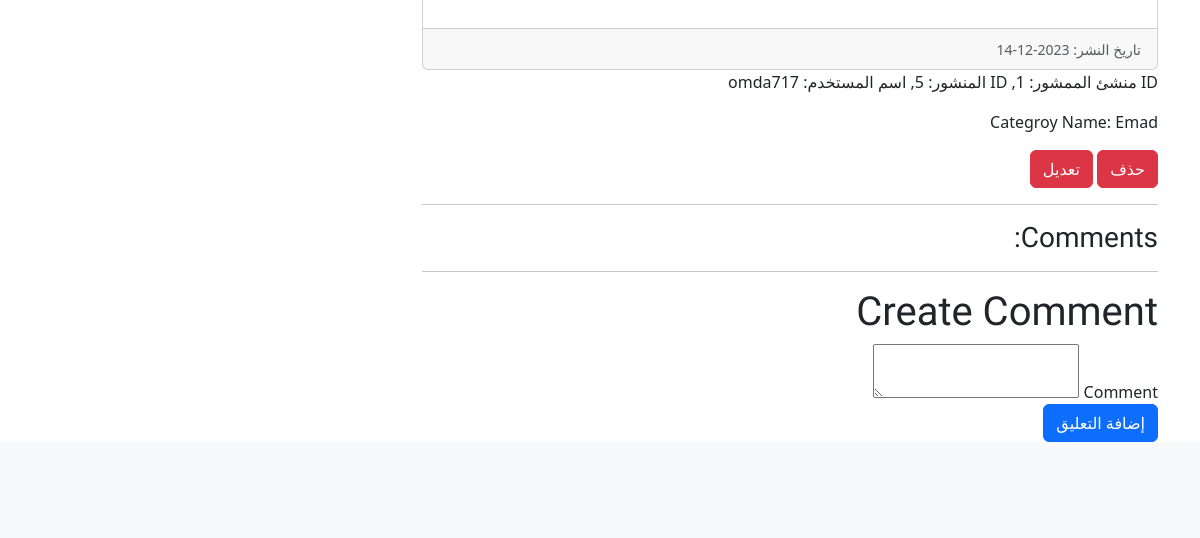
Page /articles/5 (lower part) on the earlier database version.
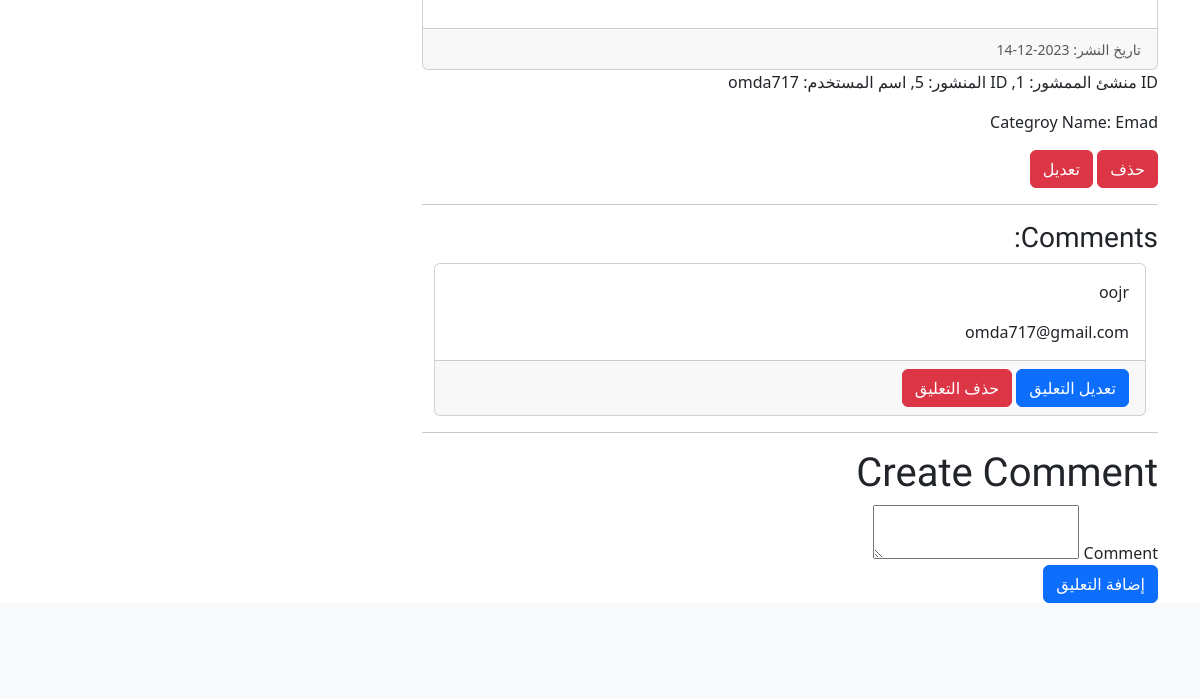
Same page on the later database version.
### app/models.py (models this page shows)
class Comment(db.Model):
    id = db.Column(db.Integer, primary_key=True)
    author = db.Column(db.String(30))
    email = db.Column(db.String(254))
    site = db.Column(db.String(255))
    body = db.Column(db.Text)
    from_admin = db.Column(db.Boolean, default=False)
    reviewed = db.Column(db.Boolean, default=False)
    timestamp = db.Column(db.DateTime, default=datetime.utcnow, index=True)
    replied_id = db.Column(db.Integer, db.ForeignKey("comment.id"))
    post_id = db.Column(db.Integer, db.ForeignKey("post.id"))
    post = db.relationship("Post", back_populates="comments")
    replies = db.relationship(
        "Comment", back_populates="replied", cascade="all, delete-orphan"
    )
    replied = db.relationship("Comment", back_populates="replies", remote_side=[id])

### app/viwes/viwes.py (the view)
@viwe.route("/articles/<int:article_id>", methods=["POST", "GET"])
def article(article_id):
    article = get_article(article_id)
    form = CommentForm()
    if article:
        article.is_read = True
        db.session.commit()
    markdown = mistune.create_markdown(
        plugins=[
            "mark",
            "strikethrough",
            "footnotes",
            "table",
            "url",
            "task_lists",
            "def_list",
            "abbr",
            "insert",
            "superscript",
            "subscript",
            "math",
            "spoiler",
        ]
    )
    text = markdown(article.content)
    count = str(text)
    w = count.split(" ")
    len_text = len(w)
    avarage_read = 270
    read = len_text // avarage_read
    user = get_user(article.user_id)
    return render_template(
        "article.html",
        len_text=len_text,
        user=user,
        article=article,
        text=text,
        form=form,
        read=read,
    )

### app/frames.py
class CommentForm(FlaskForm):
    author = StringField("Name", validators=[DataRequired(), Length(1, 30)])
    email = StringField("Email", validators=[DataRequired(), Email(), Length(1, 254)])
    site = StringField("Site", validators=[Optional(), URL(), Length(0, 255)])
    body = TextAreaField("Comment", validators=[DataRequired()])
    submit = SubmitField()

### app/viwes/viwes.py (called while the page is built)
def get_article(article_id):
    article = Post.query.get(article_id)
    return article

def get_user(user_id):
    user = User.query.get(user_id)
    return user

### app/templates/article.html (shortened to what this page needs)
{% extends "layout.html" %}
{% block content %}
<link rel="stylesheet" href="https://unpkg.com/beautiful-markdown" />
  <div class="container">
    <div class="row">
      <div class="col-md-8">
        <div class="card">
          <div class="card-body ">
          </div>
          <div class="card-footer">
            <small class="text-muted">تاريخ النشر: {{ article.created_at.strftime("%Y-%m-%d") }}</small>
          </div>
        </div>
        <p>ID منشئ الممشور: {{ article.user_id }}, ID المنشور: {{ article.id }}, اسم المستخدم: {{ user.username }}</p>
        <p>Categroy Name: {{ article.category.name }}</p>
        <a href="/delete/{{ article.id }}" class="btn btn-danger">حذف</a>
        <a href="/edit/{{ article.id }}" class="btn btn-danger">تعديل</a>
        <hr>
        <h3>Comments:</h3>
        {% for comment in article.comments %}
          <div class="container">
            <div class="card mb-3">
              <div class="card-body">
                <p class="card-text">{{ comment.body }}</p>
                <p class="card-text">{{ comment.email }}</p>
              </div>
              <div class="card-footer">
                <a class="btn btn-primary" href="/articles/{{ article.id }}/comments/{{ comment.id }}/edit">تعديل التعليق</a>
                <a class="btn btn-danger" href="/articles/{{ article.id }}/comments/{{ comment.id }}/delete">حذف التعليق</a>
              </div>
            </div>
          </div>
        {% endfor %}
        <hr>
        <h1>Create Comment</h1>
        <form action="/articles/{{ article.id }}/comments/new" method="POST">
          <div class="form-group">
            {{ form.body.label }}
            {{ form.body }}
          </div>
          <button type="submit" class="btn btn-primary">إضافة التعليق</button>
        </form>
      </div>
      <div class="col-md-4">
      </div>
    </div>
  </div>
{% endblock %}

Differences in the rows shown:
added Comment: body "oojr", email "omda717@gmail.com"
